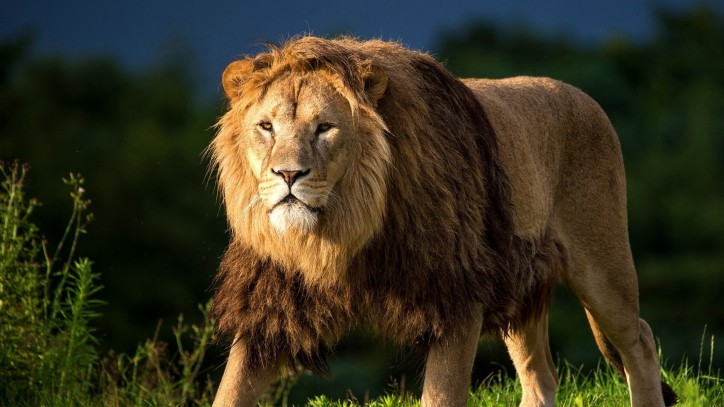
//> input picture lionking.jpg, 724 x 407 px
$ ./tracking_demo1   (built with g++ and OpenCV 4)
//> lines starting //> are read from the running program, lines starting //| are printed output that depends on the picture; after the words box and inside, x2 and y2 are one past the last pixel; in counts of white or black regions, pixels touching at a corner belong together
//	Track a moving object using motion features.
#include <vector>
#include <cv.h>
#include <opencv2/core/core.hpp>   // basic OpenCV structures
#include <opencv2/highgui/highgui.hpp>  // OpenCV window I/O
#include <opencv2/imgproc/imgproc.hpp>
#include <opencv2/opencv.hpp>
#include <opencv2/videoio/videoio.hpp>

using namespace cv;

int main(  int argc, char** argv )  {


  Mat image1;
  image1 = imread("C:\\Users\\s3575983\\workspace\\opencv_demo1\\lionking.jpg", CV_LOAD_IMAGE_COLOR);
//> image1 is the input picture: 407 rows x 724 cols, CV_8UC3; mean B, G, R 31.6, 51.5, 55.7
  namedWindow("Image From File", CV_WINDOW_NORMAL);
  imshow("Image From File", image1);

  int frameCount = 0;

  VideoCapture cap(0); // open the camera
  if(!cap.isOpened()) {  // check if we succeeded
      return -1;
  }

  VideoCapture cap1(1); // open the second camera
  if(!cap1.isOpened()) {  // check if we succeeded
        return -1;
  }

  namedWindow("Raw Capture",CV_WINDOW_NORMAL);
  namedWindow("Difference Frame",CV_WINDOW_NORMAL);
  namedWindow("Gray Difference",CV_WINDOW_NORMAL);

  namedWindow("Second Camera", CV_WINDOW_NORMAL);
  Mat frame1; // frame from the second camera

  Mat frame, prevFrame, frameDiff, grayDiff;
  cap >> frame; // get a new frame
  int xCenter = frame.cols / 2;
//> xCenter = 362
  int yCenter = frame.rows / 2;
//> yCenter = 203
  int widthObject = frame.cols / 4;   // expected width of the object
//> widthObject = 181
  int diffValue;
  int x, y;
  int sum, sumX, sumY;

  for(frameCount = 0;  ; frameCount++) {

	cap1 >> frame1; // get a frame from the second camera
	imshow("Second Camera", frame1);

    frame.copyTo(prevFrame);
    cap >> frame;
    flip( frame,frame,1 );  // flip the image horizontally
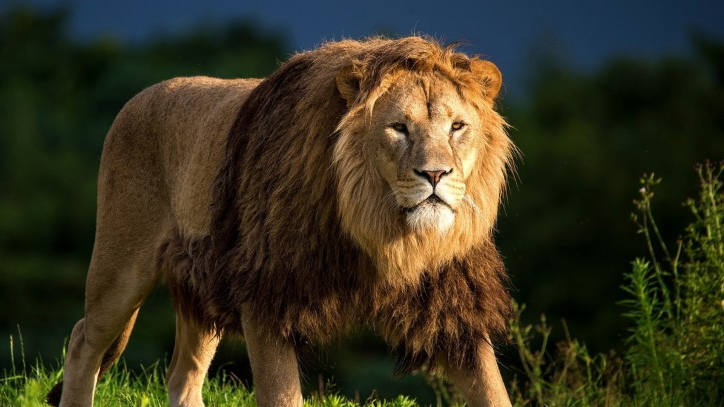
//> frame: 407 rows x 724 cols, CV_8UC3; mean B, G, R 31.6, 51.5, 55.7
    imshow("Raw Capture", frame);
    absdiff( frame,prevFrame,frameDiff );
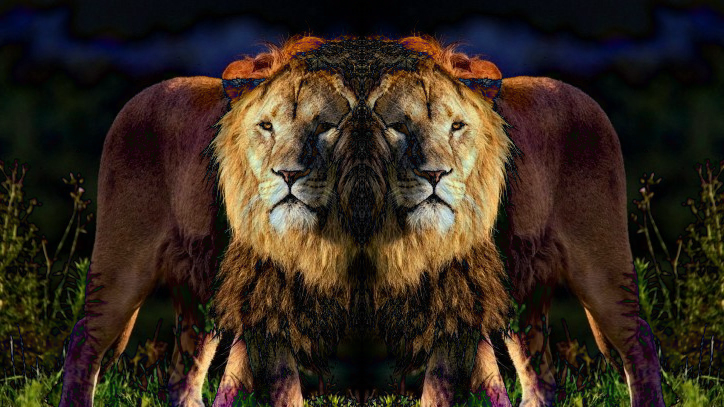
//> frameDiff: 407 rows x 724 cols, CV_8UC3; mean B, G, R 29.8, 41.3, 53.2
    imshow("Difference Frame", frameDiff);
    cvtColor( frameDiff, grayDiff, CV_BGR2GRAY, 1);  // convert to gray scale
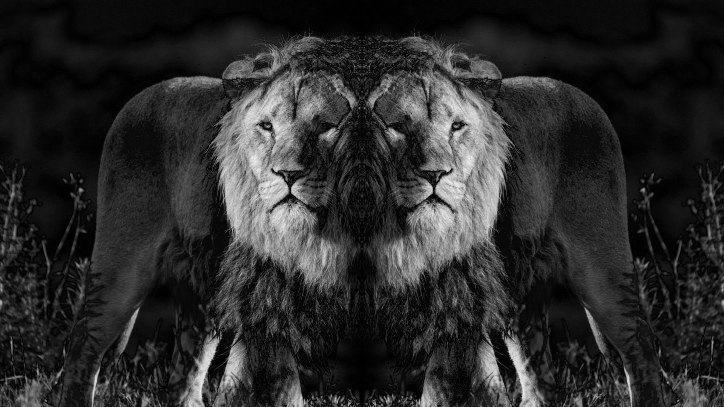
//> grayDiff: 407 rows x 724 cols, CV_8UC1; min 0, max 239, mean 43.5
    imshow("Gray Difference", grayDiff);

    sum = 0;   // these sums will be used to compute the x and y center of mass
    sumX = 0;
    sumY = 0;
    for (y = yCenter-widthObject; y < yCenter+widthObject; y++) {
      for (x = xCenter-widthObject; x < xCenter+widthObject; x++) {
   	  if (y >= 0 && y < frame.rows && x >= 0 && x < frame.cols) {
          diffValue = grayDiff.at<unsigned char>(y,x);
   	    sum += diffValue;
   	    sumX += x * diffValue;
   	    sumY += y * diffValue;
   	  }
   	}
    }
//> this loop made 362 passes
//> (diffValue, sum, sumX, sumY) on passes 1 to 3: (9, 2114, 764211, 46508), (7, 4396, 1589154, 98994), (8, 6992, 2527608, 161298)
//> after the loop, diffValue = 14; sum = 8499710; sumX = -1222322131; sumY = 1631624388
    if (sum > 0) {  // update the center
      xCenter = ((int)(1.0*sumX/sum) + xCenter) / 2; // x and y center of mass,smoothed
//> xCenter = 109
      yCenter = ((int)(1.0*sumY/sum) + yCenter) / 2;
//> yCenter = 197
    }
    // put a red circle on the object
    circle( frameDiff, Point(xCenter,yCenter),widthObject/2, Scalar(0,0,255), 2, 8 );
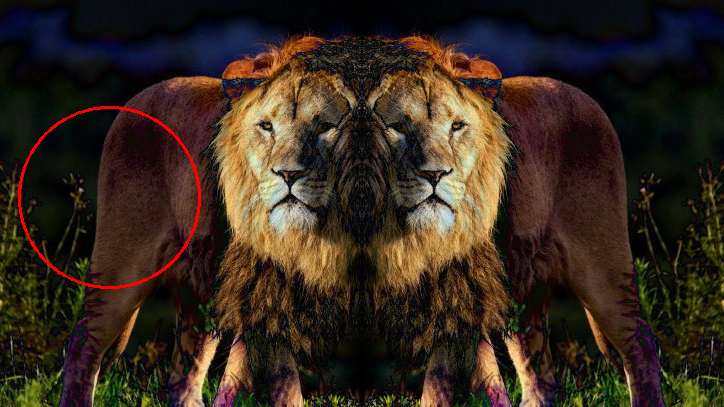
//> frameDiff: 407 rows x 724 cols, CV_8UC3; 0.57% of pixels changed, all inside (x1, y1, x2, y2) = (18, 106, 201, 289)
    imshow("Difference Frame",frameDiff);
    if(waitKey(20) >= 0) break;
//> the Esc key is pressed
  }
//> after the loop, xCenter = 109; yCenter = 197
  return 0;
}

$ run again, on change1.jpg
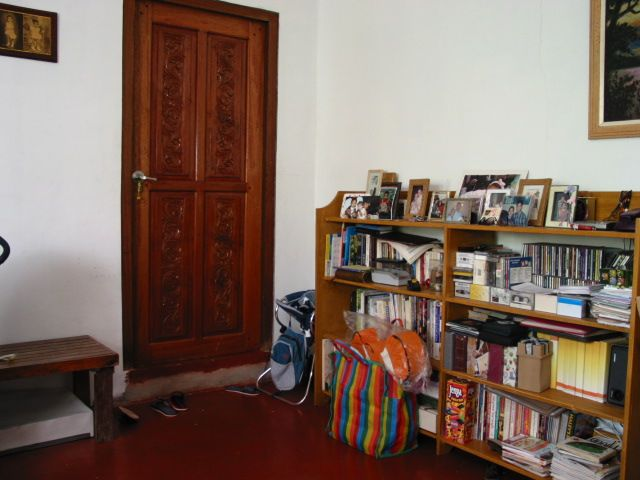
//> input picture change1.jpg, 640 x 480 px, given in place of lionking.jpg, which was not available
//> image1 is the input picture: 480 rows x 640 cols, CV_8UC3; mean B, G, R 95.3, 105.7, 126
//> `cvtColor( frameDiff, grayDiff, CV_BGR2GRAY, 1);`:
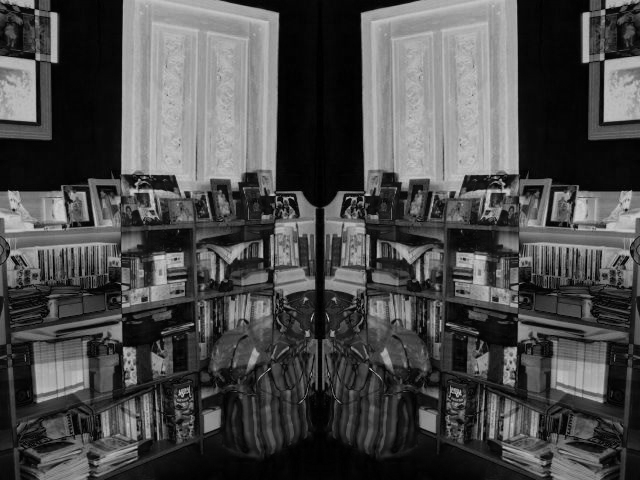
//> grayDiff: 480 rows x 640 cols, CV_8UC1; min 0, max 212, mean 74.8
//> the loop `for (y = yCenter-widthObject; y < yCenter+widthObject; y++)` made 320 passes
//> (diffValue, sum, sumX, sumY) on passes 1 to 3: (163, 38122, 12179979, 3049760), (162, 76294, 24375933, 6141692), (160, 114630, 36624285, 9285244)
//> after the loop `for (y = yCenter-widthObject; y < yCenter+widthObject; y++)`: diffValue = 52; sum = 8312330; sumX = -1639177861; sumY = 1761819472
//> `xCenter = ((int)(1.0*sumX/sum) + xCenter) / 2;`: xCenter = 61
//> `yCenter = ((int)(1.0*sumY/sum) + yCenter) / 2;`: yCenter = 225
//> `circle( frameDiff, Point(xCenter,yCenter),widthObject/2, Scalar(0,0,25..`:
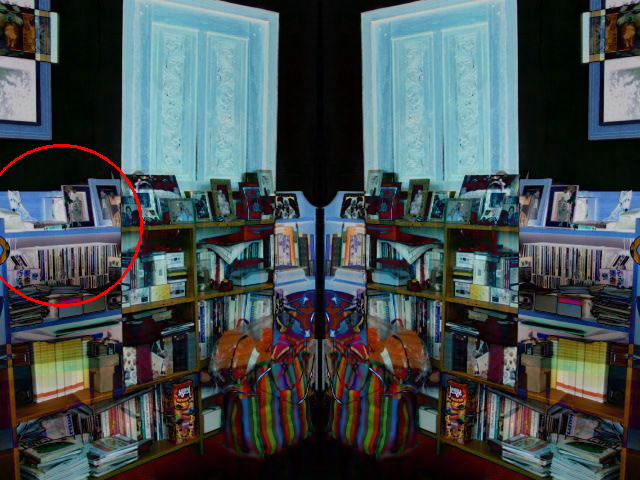
//> frameDiff: 480 rows x 640 cols, CV_8UC3; mean B, G, R 79.6, 77.7, 67.8
//> after the loop `for(frameCount = 0;  ; frameCount++)`: xCenter = 61; yCenter = 225
